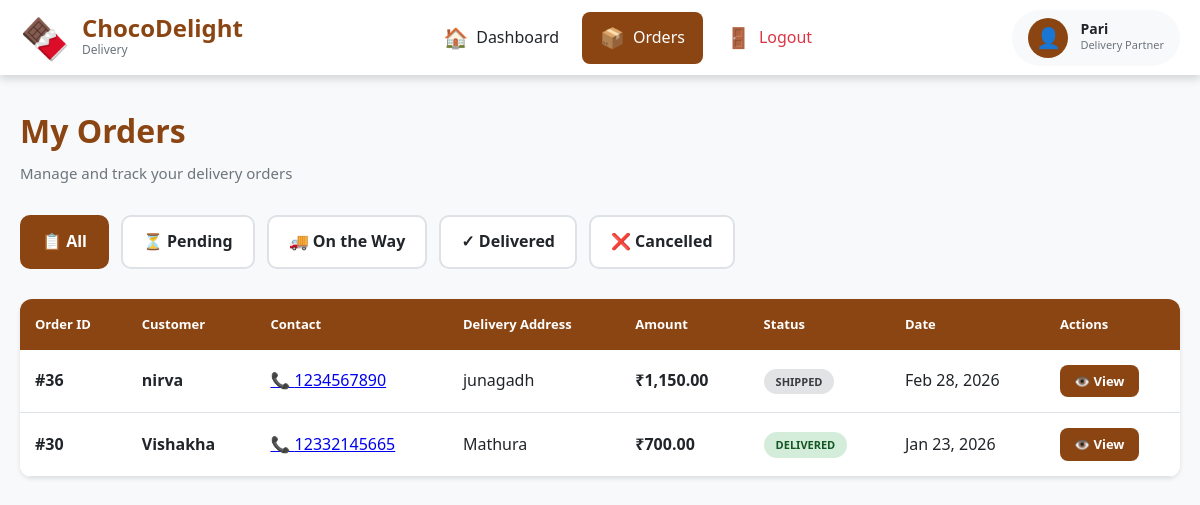
/delivery_orders.php (signed in), run on the app's committed database.
### tables this page shows
CREATE TABLE `orders` (
  `id` int(11) NOT NULL,
  `customer_id` int(11) DEFAULT NULL,
  `total` decimal(10,2) DEFAULT NULL,
  `status` enum('pending','processing','shipped','delivered','cancelled') DEFAULT 'pending',
  `created_at` timestamp NOT NULL DEFAULT current_timestamp(),
  `delivery_person_id` int(11) DEFAULT NULL,
  `delivery_date` datetime DEFAULT NULL,
  `updated_at` datetime DEFAULT current_timestamp() ON UPDATE current_timestamp()
);

CREATE TABLE `customers` (
  `id` int(11) NOT NULL,
  `name` varchar(150) DEFAULT NULL,
  `email` varchar(150) DEFAULT NULL,
  `phone` varchar(50) DEFAULT NULL,
  `address` text DEFAULT NULL,
  `created_at` timestamp NOT NULL DEFAULT current_timestamp(),
  `password` varchar(255) NOT NULL
);

### config.php (called while the page is built, shortened)
<?php
function formatCurrency($amount) {
    return '₹' . number_format((float)$amount, 2);
}
function formatDateShort($date) {
    return empty($date) ? 'N/A' : date('M d, Y', strtotime($date));
}
function getStatusClass($status) {
    return [
        'pending' => 'warning',
        'processing' => 'info',
        'confirmed' => 'info',
        'out_for_delivery' => 'primary',
        'delivered' => 'success',
        'cancelled' => 'danger',
        'returned' => 'danger'
    ][$status] ?? 'secondary';
}

### delivery_orders.php (the view, shortened to what this page needs)
<?php
require_once 'config.php';
$conn = getDBConnection();
$deliveryId = $_SESSION['delivery_id'];
$filterStatus = $_GET['status'] ?? 'all';
$query = "
    SELECT
        o.*,
        c.name AS customer_name,
        c.phone AS customer_phone,
        c.address
    FROM orders o
    LEFT JOIN customers c ON o.customer_id = c.id
    WHERE o.delivery_person_id = ?
";
$params = [$deliveryId];
$types  = "i";
$query .= " ORDER BY o.created_at DESC";
$stmt = $conn->prepare($query);
$stmt->bind_param($types, ...$params);
$stmt->execute();
$orders = $stmt->get_result();
?>
<!DOCTYPE html>
<html lang="en">
<head>
    <link rel="stylesheet" href="delivery_styles.css">
</head>
<body>
<?php include 'delivery_header.php'; ?>
<div class="container">
    <div class="page-header">
        <div>
            <h1>My Orders</h1>
            <p>Manage and track your delivery orders</p>
        </div>
    </div>
    <div class="filter-tabs">
        <a href="delivery_orders.php?status=all"
           class="filter-tab <?= $filterStatus === 'all' ? 'active' : ''; ?>">
            📋 All
        </a>
        <a href="delivery_orders.php?status=pending"
           class="filter-tab <?= $filterStatus === 'pending' ? 'active' : ''; ?>">
            ⏳ Pending
        </a>
        <a href="delivery_orders.php?status=on_way"
           class="filter-tab <?= $filterStatus === 'on_way' ? 'active' : ''; ?>">
            🚚 On the Way
        </a>
        <a href="delivery_orders.php?status=delivered"
           class="filter-tab <?= $filterStatus === 'delivered' ? 'active' : ''; ?>">
            ✓ Delivered
        </a>
        <a href="delivery_orders.php?status=cancelled"
           class="filter-tab <?= $filterStatus === 'cancelled' ? 'active' : ''; ?>">
            ❌ Cancelled
        </a>
    </div>
    <div class="card">
        <?php if ($orders->num_rows > 0): ?>
            <div class="table-container">
                <table class="data-table">
                    <thead>
                        <tr>
                            <th>Order ID</th>
                            <th>Customer</th>
                            <th>Contact</th>
                            <th>Delivery Address</th>
                            <th>Amount</th>
                            <th>Status</th>
                            <th>Date</th>
                            <th>Actions</th>
                        </tr>
                    </thead>
                    <tbody>
                    <?php while ($order = $orders->fetch_assoc()): ?>
                        <tr>
                            <td>
                                <strong>#<?= htmlspecialchars($order['order_number'] ?? $order['id']); ?></strong>
                            </td>
                            <td><strong><?= htmlspecialchars($order['customer_name']); ?></strong></td>
                            <td>
                                <a href="tel:<?= htmlspecialchars($order['customer_phone']); ?>">
                                    📞 <?= htmlspecialchars($order['customer_phone']); ?>
                                </a>
                            </td>
                            <td><?= htmlspecialchars($order['address']); ?></td>
                            <td><strong><?= formatCurrency($order['total']); ?></strong></td>
                            <td>
                                <span class="badge badge-<?= getStatusClass($order['status']); ?>">
                                    <?= ucwords(str_replace('_', ' ', $order['status'])); ?>
                                </span>
                            </td>
                            <td><?= formatDateShort($order['created_at']); ?></td>
                            <td>
                                <a href="delivery_view_order.php?id=<?= $order['id']; ?>"
                                   class="btn btn-sm btn-primary">
                                    👁️ View
                                </a>
                            </td>
                        </tr>
                    <?php endwhile; ?>
                    </tbody>
                </table>
            </div>
        <?php endif; ?>
    </div>
</div>
</body>
</html>

### delivery_styles.css (style rules this page uses)
:root { --primary-color: #8B4513; --primary-dark: #6d3410; --secondary-color: #D2691E; --success-color: #28a745; --warning-color: #ffc107; --danger-color: #dc3545; --info-color: #17a2b8; --light-bg: #f8f9fa; --dark-bg: #343a40; --text-dark: #212529; --text-muted: #6c757d; --border-color: #dee2e6; --shadow-sm: 0 2px 4px rgba(0, 0, 0, 0.1); --shadow-md: 0 4px 8px rgba(0, 0, 0, 0.15); --shadow-lg: 0 8px 16px rgba(0, 0, 0, 0.2); }
* { margin: 0; padding: 0; box-sizing: border-box; }
body { font-family: 'Segoe UI', Tahoma, Geneva, Verdana, sans-serif; background: var(--light-bg); color: var(--text-dark); line-height: 1.6; min-height: 100vh; }
.container { max-width: 1400px; margin: 0 auto; padding: 30px 20px; }
.page-header { display: flex; justify-content: space-between; align-items: center; margin-bottom: 30px; flex-wrap: wrap; gap: 15px; }
.page-header h1 { font-size: 32px; color: var(--primary-color); margin-bottom: 5px; }
.page-header p { color: var(--text-muted); font-size: 15px; }
.card { background: white; border-radius: 12px; box-shadow: var(--shadow-sm); overflow: hidden; }
.btn { display: inline-flex; align-items: center; justify-content: center; gap: 8px; padding: 10px 20px; border: none; border-radius: 8px; font-size: 14px; font-weight: 600; cursor: pointer; transition: all 0.3s; text-decoration: none; }
.btn-primary { background: var(--primary-color); color: white; }
.btn-sm { padding: 6px 14px; font-size: 13px; }
.badge { display: inline-block; padding: 4px 12px; border-radius: 20px; font-size: 11px; font-weight: 700; text-transform: uppercase; }
.badge-success { background: #d4edda; color: #155724; }
.badge-secondary { background: #e2e3e5; color: #383d41; }
.filter-tabs { display: flex; gap: 12px; margin-bottom: 30px; flex-wrap: wrap; }
.filter-tab { display: flex; align-items: center; gap: 8px; padding: 12px 20px; background: white; border: 2px solid var(--border-color); border-radius: 10px; text-decoration: none; color: var(--text-dark); font-weight: 600; transition: all 0.3s; }
.filter-tab.active { background: var(--primary-color); color: white; border-color: var(--primary-color); }
.table-container { overflow-x: auto; }
.data-table { width: 100%; border-collapse: collapse; background: white; }
.data-table thead { background: var(--primary-color); color: white; }
.data-table th { padding: 15px; text-align: left; font-weight: 600; font-size: 13px; }
.data-table td { padding: 15px; border-bottom: 1px solid var(--border-color); }

### data on the page
orders: id "36", customer.name "nirva", customer.phone "1234567890", customer.address "junagadh", total "₹1,150.00", status "SHIPPED", created_at "Feb 28, 2026"
orders: id "30", customer.name "Vishakha", customer.phone "12332145665", customer.address "Mathura", total "₹700.00", status "DELIVERED", created_at "Jan 23, 2026"

### other printed values
$_SESSION['delivery_name'] "Pari"
